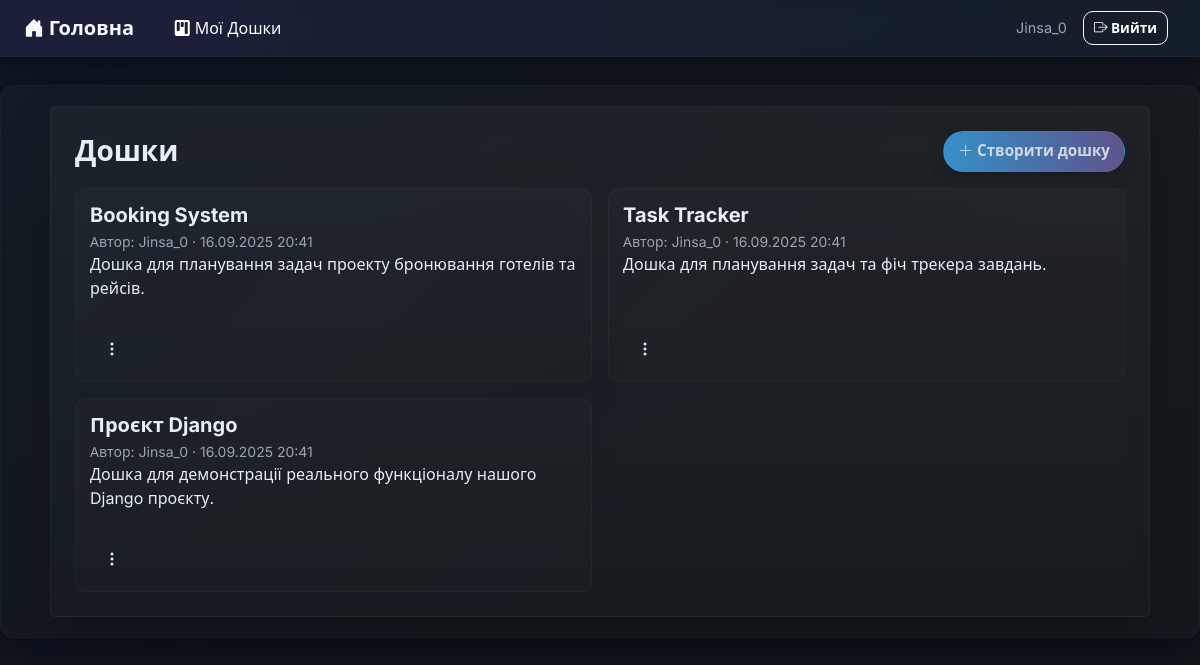
The page /dashboards/ (signed in) on the database as committed earlier.
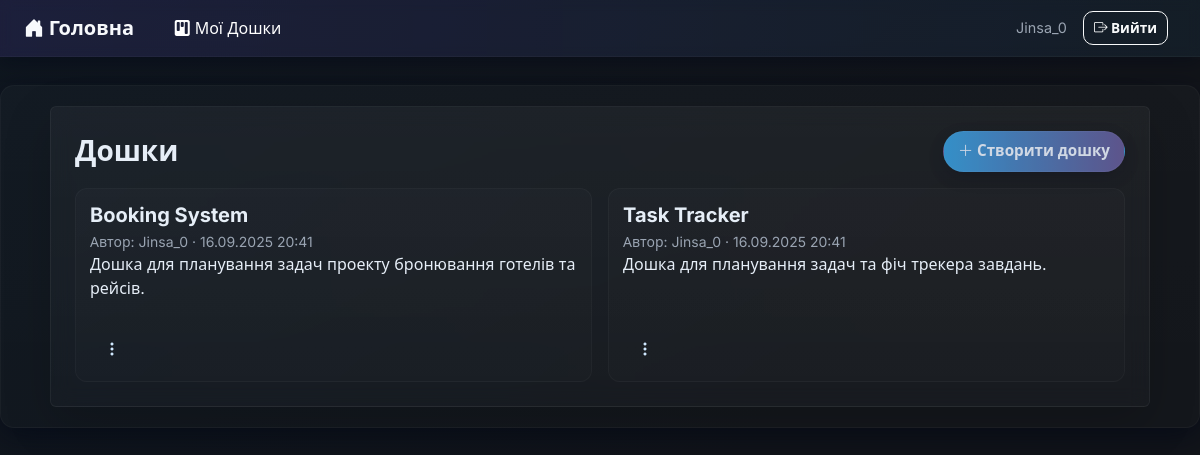
The same page on the database as committed later.
### task_manager/models.py (models this page shows, shortened)
class Dashboard(models.Model):
    title =  models.CharField(max_length = 200, verbose_name = "Назва")
    description =  models.TextField(verbose_name = "Опис", blank = True)
    created_at = models.DateTimeField(auto_now_add = True)
    created_by = models.ForeignKey(User, on_delete = models.CASCADE, related_name='dashboards', verbose_name = "Автор")
    members = models.ManyToManyField(User, related_name="shared_dashboards", blank=True, verbose_name = "Учасники")
    class Meta:
        verbose_name = "Дошка"
        verbose_name_plural = "Дошки"

### task_manager/views.py (the view)
# urls.py: path('dashboards/', DashboardListView.as_view(), name = 'dashboard_list'),
class DashboardListView(LoginRequiredMixin, DashboardAccessMixin, ListView):
    model = Dashboard
    template_name = 'dashboard/dashboard_list.html'
    context_object_name = 'dashboards'

### task_manager/views.py (called while the page is built)
    def get_queryset(self):
        return Dashboard.objects.filter(
            Q(created_by=self.request.user) | Q(members=self.request.user)
        ).distinct()

### task_manager/templates/dashboard/dashboard_list.html (shortened to what this page needs)
{% extends "base.html" %}
{% block content %}
<div class="auth-card p-4 rounded shadow-lg w-100" style="max-width:1100px; margin:auto;">
  <div class="d-flex justify-content-between align-items-center mb-3">
    <h3 class="fw-bold mb-0">Дошки</h3>
    <a href="{% url 'dashboard_create' %}" class="btn btn-filter">
      <i class="bi bi-plus-lg"></i>&nbsp;Створити дошку
    </a>
  </div>
  <div class="row row-cols-1 row-cols-md-2 g-3">
    {% for dashboard in dashboards %}
      <div class="col">
        <div class="task-card h-100 d-flex justify-content-between align-items-start">
          <div>
            <h5 class="fw-bold mb-1">
              <a href="{% url 'dashboard_detail' dashboard_pk=dashboard.pk %}" class="text-reset text-decoration-none">
                {{ dashboard.title }}
              </a>
            </h5>
            <div class="muted small">Автор: {{ dashboard.created_by }} · {{ dashboard.created_at|date:"d.m.Y H:i" }}</div>
            <p class="mb-0">{{ dashboard.description|truncatechars:80 }}</p>
          </div>
          <div class="dropdown ms-2">
            <button class="action-dot" data-bs-toggle="dropdown"><i class="bi bi-three-dots-vertical"></i></button>
          </div>
        </div>
      </div>
    {% empty %}
      <div class="alert alert-info">Наразі немає жодних дошок</div>
    {% endfor %}
  </div>
</div>
{% endblock %}

### task_manager/templates/base.html (shortened to what this page needs)
{% load static %}
<!DOCTYPE html>
<html lang="uk">
<head>
  <link href="https://cdn.jsdelivr.net/npm/bootstrap@5.3.0/dist/css/bootstrap.min.css" rel="stylesheet">
  <link href="https://cdn.jsdelivr.net/npm/bootstrap-icons@1.10.5/font/bootstrap-icons.css" rel="stylesheet">
  <link href="{% static "css/style.css" %}" rel="stylesheet">
</head>
<body>
  <nav class="navbar navbar-expand-lg navbar-app py-2 px-4">
    <a class="navbar-brand fw-bold" href="{% url 'main' %}">
      <i class="bi bi-house-door-fill"></i>&nbsp;Головна
    </a>
    <ul class="navbar-nav ms-3">
      <li class="nav-item">
        <a class="nav-link" style="color: #ffffff;" href="{% url 'dashboard_list' %}">
          <i class="bi bi-kanban-fill"></i>&nbsp;Мої Дошки
        </a>
      </li>
    </ul>
    <div class="ms-auto d-flex align-items-center">
      {% if user.is_authenticated %}
        {% if dashboard %}
          <div class="nav-left-muted d-none d-md-block">Поточна дошка:</div>
          <div class="nav-left-muted d-none d-md-block me-3 fw-semibold">{{ dashboard.title }}</div>
        {% else %}
          <div class="nav-left-muted d-none d-md-block me-3">{{ request.user.username }}</div>
        {% endif %}
        <form method="post" action="{% url 'logout' %}" class="d-inline me-2">
          <button type="submit" class="btn btn-outline-light nav-btn">
            <i class="bi bi-box-arrow-right"></i>&nbsp;Вийти
          </button>
        </form>
      {% endif %}
    </div>
  </nav>
  <main class="app-shell">
    {% block content %}{% endblock %}
  </main>
</body>
</html>

### task_manager/static/css/style.css (style rules this page uses)
:root { --soft-accent-1: rgba(110,98,166,0.9); --soft-accent-2: rgba(61,181,255,0.85); --btn-muted-bg: rgba(255,255,255,0.02); --muted-text: #9aa4b2; --bg-1: #0f1720; --bg-2: #12151a; --panel: rgba(255,255,255,0.04); --glass: rgba(255,255,255,0.04); --accent-1: #7c5cff; --accent-2: #3db5ff; --muted: #9aa4b2; --card-shadow: 0 8px 30px rgba(2,6,23,0.6); --soft-shadow: 0 6px 18px rgba(2,6,23,0.45); }
html, body { height: 100%; margin: 0; font-family: "Inter", system-ui, -apple-system, "Segoe UI", Roboto, "Helvetica Neue", Arial; background: linear-gradient(135deg, var(--bg-1) 0%, var(--bg-2) 60%); color: #e6eef7; -webkit-font-smoothing: antialiased; -moz-osx-font-smoothing: grayscale; }
.navbar-app { background: linear-gradient(90deg, rgba(124,92,255,0.12), rgba(61,181,255,0.06)); backdrop-filter: blur(6px); border-bottom: 1px solid rgba(255,255,255,0.03); box-shadow: 0 4px 18px rgba(2,6,23,0.45); }
.navbar-app .navbar-brand { font-weight: 700; color: #f7f9fc; }
.navbar-app .nav-btn { border-radius: 10px; padding: 6px 10px; font-weight: 600; font-size: 0.85rem; }
.nav-left-muted { color: var(--muted); font-size: 0.9rem; margin-right: 0.75rem; }
.app-shell { max-width: 1200px; margin: 28px auto; padding: 20px; border-radius: 14px; background: linear-gradient(180deg, rgba(255,255,255,0.02), rgba(255,255,255,0.01)); box-shadow: var(--card-shadow); border: 1px solid rgba(255,255,255,0.03); }
.btn-filter { border-radius: 999px; padding: 8px 14px; font-weight: 600; font-size: 0.95rem; color: #eaf2ff; background: linear-gradient(90deg, var(--soft-accent-2) 0%, var(--soft-accent-1) 100%); opacity: 0.88; border: 1px solid rgba(255,255,255,0.04); box-shadow: 0 6px 18px rgba(2,6,23,0.22); transition: transform .08s ease, box-shadow .12s ease, opacity .12s ease; }
.task-card { display: flex; flex-direction: column; background: linear-gradient(180deg, rgba(255,255,255,0.018), rgba(255,255,255,0.01)); border-radius: 12px; padding: 14px; margin-bottom: 14px; min-height: 180px; border: 1px solid rgba(255,255,255,0.03); transition: transform .12s ease, box-shadow .12s ease; }
.action-dot { background: transparent; border: none; color: #cfe8ff; padding: 6px; border-radius: 8px; }
.muted { color: var(--muted); }
.auth-card { background: linear-gradient(180deg, rgba(255,255,255,0.04), rgba(255,255,255,0.02)); border: 1px solid rgba(255,255,255,0.05); backdrop-filter: blur(10px); box-shadow: 0 8px 28px rgba(2,6,23,0.55); }

Rows that differ between the two databases and show on the page:
removed Dashboard: title "Проєкт Django", created_by "Jinsa_0", created_at "16.09.2025 20:41", description "Дошка для демонстрації реального функціоналу нашого Django проєкту."
